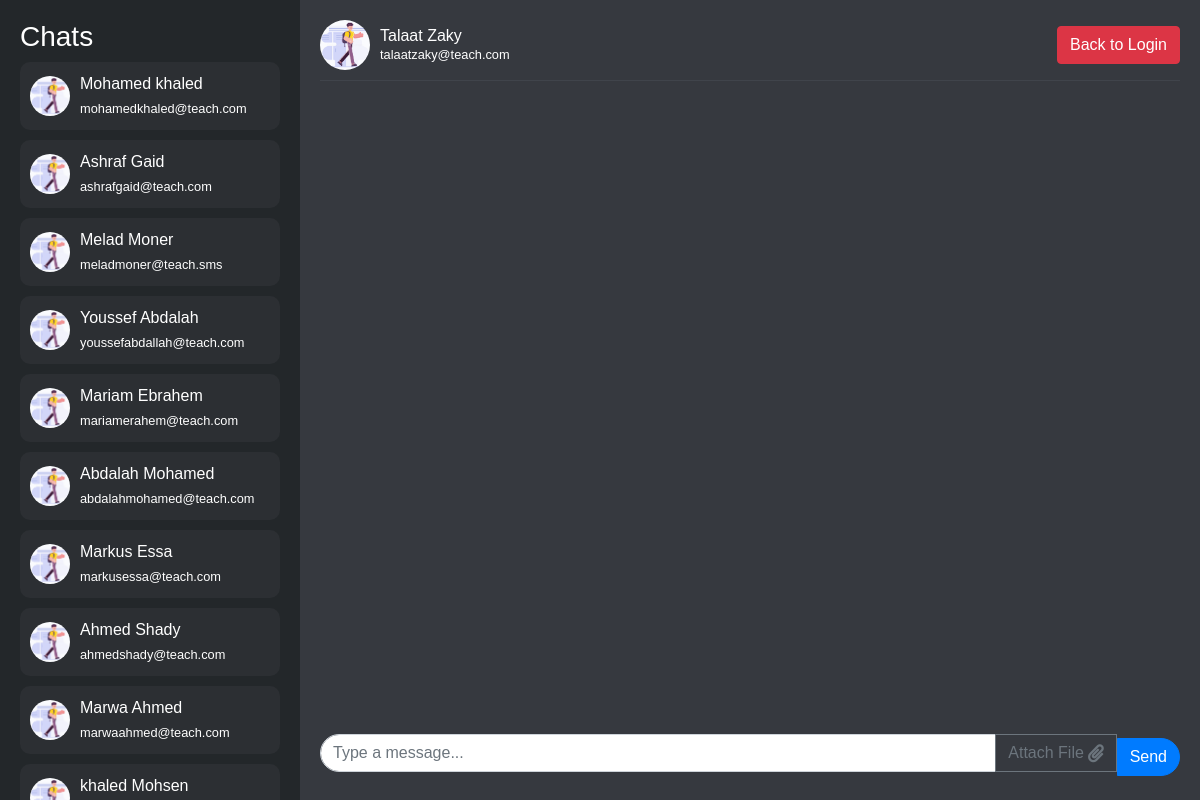
Page /admin/chat.php (signed in) on the committed database.
### tables this page shows
CREATE TABLE `accounts` (
  `id` int(11) NOT NULL,
  `type` varchar(50) NOT NULL,
  `email` varchar(50) NOT NULL,
  `password` text NOT NULL,
  `name` text NOT NULL,
  `level` int(11) NOT NULL,
  `role` enum('student','teacher') NOT NULL DEFAULT 'student'
);

### admin/chat.php (the view, shortened to what this page needs)
<?php
function getUserInfo($accountId, $db_conn)
{
    $query = "SELECT role, name, email, level FROM accounts WHERE id = ?";
    $stmt = mysqli_prepare($db_conn, $query);
    mysqli_stmt_bind_param($stmt, 'i', $accountId);
    mysqli_stmt_execute($stmt);
    $result = mysqli_stmt_get_result($stmt);
    if ($result && mysqli_num_rows($result) > 0) {
        return mysqli_fetch_assoc($result);
    } else {
        return null;
    }
}
$userId = $_SESSION['user_id'];
$db_conn = mysqli_connect('localhost', 'root', '', 'sms_project');
$userInfo = getUserInfo($userId, $db_conn);
$userRole = $userInfo['role'];
$userName = $userInfo['name'];
$userEmail = $userInfo['email'];
$userLevel = $userInfo['level'];
$query = $userRole === 'teacher' ?
    "SELECT id, name, email FROM accounts WHERE id != ? AND (role = 'teacher' OR (role = 'student' AND level = ?))" :
    "SELECT id, name, email FROM accounts WHERE id != ?  AND level = ?";
$stmt = mysqli_prepare($db_conn, $query);
mysqli_stmt_bind_param($stmt, 'ii', $userId, $userLevel);
mysqli_stmt_execute($stmt);
$result = mysqli_stmt_get_result($stmt);
$users = [];
if ($result) {
    while ($row = mysqli_fetch_assoc($result)) {
        $users[] = $row;
    }
}
?>
<!DOCTYPE html>
<html lang="en">
<head>
    <link href="https://maxcdn.bootstrapcdn.com/bootstrap/4.5.2/css/bootstrap.min.css" rel="stylesheet">
    <link href="https://cdnjs.cloudflare.com/ajax/libs/font-awesome/5.15.3/css/all.min.css" rel="stylesheet">
</head>
<body>
    <div class="chat-container">
        <div class="sidebar" id="sidebar">
            <h3>Chats</h3>
            <?php foreach ($users as $user) : ?>
                <?php if ($user['id'] != $userId) : ?>
                    <div class="user" data-user-id="<?php echo $user['id']; ?>">
                        <img src="../images/student.png" alt="User Avatar">
                        <div>
                            <div><?php echo $user['name']; ?></div>
                            <small><?php echo $user['email']; ?></small>
                        </div>
                    </div>
                <?php endif; ?>
            <?php endforeach; ?>
        </div>
        <div class="chat-area">
            <div class="header">
                <div class="user-info">
                    <img src="../images/student.png" alt="User Avatar">
                    <div class="name-email">
                        <div id="chat-header-name"><?php echo $userName; ?></div>
                        <small id="chat-header-email"><?php echo $userEmail; ?></small>
                    </div>
                </div>
                <a href="../login.php" class="btn btn-danger back-to-login">Back to Login</a>
            </div>
            <div class="messages" id="messages-container"></div>
            <div class="input-group">
                <input type="text" id="msg-input" class="form-control" placeholder="Type a message...">
                <div class="input-group-append">
                    <label for="file-input" class="file-label btn btn-outline-secondary">
                        Attach File <i class="fas fa-paperclip ml-1"></i>
                    </label>
                    <button class="btn btn-primary" type="button" onclick="sendMessage()">Send</button>
                </div>
            </div>
        </div>
    </div>
</body>
</html>

### admin/chat.php (style rules this page uses)
body { background-color: #f8f9fa; font-family: Arial, sans-serif; }
.chat-container { display: flex; height: 100vh; background-color: #2c2f33; color: white; }
.sidebar { width: 25%; background-color: #23272a; padding: 20px; overflow-y: auto; }
.sidebar .user { display: flex; align-items: center; padding: 10px; margin-bottom: 10px; cursor: pointer; background-color: #2c2f33; border-radius: 10px; transition: background-color 0.2s; }
.sidebar .user img { width: 40px; height: 40px; border-radius: 50%; margin-right: 10px; }
.chat-area { width: 75%; display: flex; flex-direction: column; background-color: #36393f; padding: 20px; position: relative; }
.chat-area .header { display: flex; align-items: center; justify-content: space-between; border-bottom: 1px solid #40444b; padding-bottom: 10px; }
.chat-area .header .user-info { display: flex; align-items: center; }
.chat-area .header .user-info img { width: 50px; height: 50px; border-radius: 60%; margin-right: 10px; }
.chat-area .header .user-info .name-email { display: flex; flex-direction: column; }
.chat-area .header .user-info .name-email div { line-height: 1.2; }
.chat-area .header .back-to-login { margin-left: auto; }
.chat-area .messages { flex-grow: 1; overflow-y: auto; margin-top: 20px; padding: 20px; }
.input-group { margin-top: 20px; }
.input-group .form-control { border-radius: 20px 0 0 20px; }
.input-group .input-group-append .btn { border-radius: 0 20px 20px 0; }
.file-label { display: flex; align-items: center; cursor: pointer; border-radius: 0 20px 20px 0; }
.file-label i { font-size: 18px; }
.input-group-append { display: flex; align-items: center; }
.input-group-append .btn-primary { border-radius: 20px 0 0 20px; }
.form-control { border-radius: 20px 0 0 20px; flex-grow: 1; }

### rows in the picture
accounts: name "Mohamed khaled", email "mohamedkhaled@teach.com"
accounts: name "Ashraf Gaid", email "ashrafgaid@teach.com"
accounts: name "Melad Moner", email "meladmoner@teach.sms"
accounts: name "Youssef Abdalah", email "youssefabdallah@teach.com"
accounts: name "Mariam Ebrahem", email "mariamerahem@teach.com"
accounts: name "Abdalah Mohamed", email "abdalahmohamed@teach.com"
accounts: name "Markus Essa", email "markusessa@teach.com"
accounts: name "Ahmed Shady", email "ahmedshady@teach.com"
accounts: name "Marwa Ahmed", email "marwaahmed@teach.com"
accounts: name "khaled Mohsen"
accounts: name "Talaat Zaky", email "talaatzaky@teach.com"
